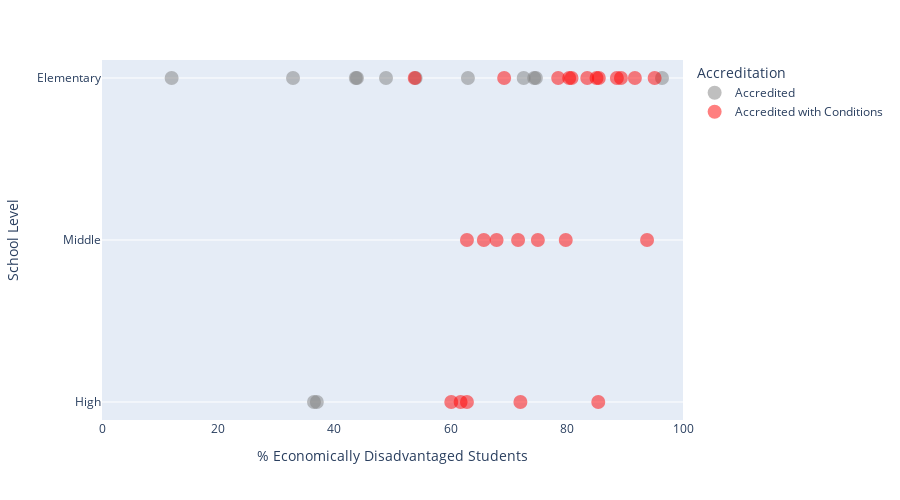

Write notebook code for a chart like this one.
### Code cell
df = px.data.tips()
fig = px.strip(schools_accr, x='econ_disadv', y='school_type',
              color = 'accred',
              labels = {'accred':'Accreditation','econ_disadv':'% Economically Disadvantaged Students',
                        'school_type':'School Level', 'Accredited':'Fully Accredited'},
              color_discrete_sequence = ['gray','red'],
              category_orders = {'school_type':['Elementary', 'Middle', 'High']},
              orientation = 'v',
              stripmode = 'group',
              range_x = [0,100],
              height = 500,
              custom_data = ['school']
               
              )
fig.update_traces(marker={'size': 14, 'opacity':0.5})

fig.update_traces(hovertemplate='<span style="color:black;font-size:16px">%{customdata[0]} <br>Economically Disadvantaged: %{x:.0f}%',
                        hoverlabel=dict(
                        bgcolor = 'lightgray',
                        font_size=16,
))

fig.show()

### Figure 1 — Plotly figure (JSON) as saved in the notebook; plotly's stock layout.template omitted (floating-point values rounded to 4 significant figures)
{"data": [{"alignmentgroup": "True", "boxpoints": "all", "customdata": [["Barack Obama Elementary", "Accredited"], ["Broad Rock Elementary", "Accredited"], ["Elizabeth D. Redd Elementary", "Accredited"], ["Fairfield Court Elementary", "Accredited"], ["J.B. Fisher Elementary", "Accredited"], ["J.L. Francis Elementary", "Accredited"], ["John B. Cary Elementary", "Accredited"], ["Linwood Holton Elementary", "Accredited"], ["Mary Munford Elementary", "Accredited"], ["Patrick Henry School Of Science And Arts", "Accredited"], ["Southampton Elementary", "Accredited"], ["William Fox Elementary", "Accredited"], ["Open High", "Accredited"], ["Richmond Career Education and Employment Charter School", "Accredited"], ["Richmond Community High", "Accredited"]], "fillcolor": "rgba(255,255,255,0)", "hoverlabel": {"bgcolor": "lightgray", "font": {"size": 16}}, "hoveron": "points", "hovertemplate": "<span style=\"color:black;font-size:16px\">%{customdata[0]} <br>Economically Disadvantaged: %{x:.0f}%", "hovertext": ["Barack Obama Elementary", "Broad Rock Elementary", "Elizabeth D. Redd Elementary", "Fairfield Court Elementary", "J.B. Fisher Elementary", "J.L. Francis Elementary", "John B. Cary Elementary", "Linwood Holton Elementary", "Mary Munford Elementary", "Patrick Henry School Of Science And Arts", "Southampton Elementary", "William Fox Elementary", "Open High", "Richmond Career Education and Employment Charter School", "Richmond Community High"], "legendgroup": "Accredited", "line": {"color": "rgba(255,255,255,0)"}, "marker": {"color": "gray", "opacity": 0.5, "size": 14}, "name": "Accredited", "offsetgroup": "Accredited", "orientation": "v", "pointpos": 0, "showlegend": true, "type": "box", "x": [null, 74.4, 74.7, 96.4, 48.9, 72.6, 54, 32.9, 12, 43.7, 63, 43.9, 37, null, 36.5], "x0": " ", "xaxis": "x", "y": ["Elementary", "Elementary", "Elementary", "Elementary", "Elementary", "Elementary", "Elementary", "Elementary", "Elementary", "Elementary", "Elementary", "Elementary", "High", "High", "High"], "y0": " ", "yaxis": "y"}, {"alignmentgroup": "True", "boxpoints": "all", "customdata": [["Bellevue Elementary", "Accredited with Conditions"], ["Blackwell Elementary", "Accredited with Conditions"], ["Cardinal Elementary", "Accredited with Conditions"], ["Chimborazo Elementary", "Accredited with Conditions"], ["G.H. Reid Elementary", "Accredited with Conditions"], ["George W. Carver Elementary", "Accredited with Conditions"], ["Ginter Park Elementary", "Accredited with Conditions"], ["Henry Marsh III Elementary", "Accredited with Conditions"], ["Miles Jones Elementary", "Accredited with Conditions"], ["Oak Grove/Bellemeade Elementary", "Accredited with Conditions"], ["Overby-Sheppard Elementary", "Accredited with Conditions"], ["Swansboro Elementary", "Accredited with Conditions"], ["Westover Hills Elementary", "Accredited with Conditions"], ["Woodville Elementary", "Accredited with Conditions"], ["Albert Hill Middle", "Accredited with Conditions"], ["Binford Middle", "Accredited with Conditions"], ["Henderson Middle", "Accredited with Conditions"], ["Lucille M. Brown Middle", "Accredited with Conditions"], ["Martin Luther King Jr. Middle", "Accredited with Conditions"], ["River City Middle", "Accredited with Conditions"], ["Thomas C. Boushall Middle", "Accredited with Conditions"], ["Armstrong High", "Accredited with Conditions"], ["George Wythe High", "Accredited with Conditions"], ["Huguenot High", "Accredited with Conditions"], ["John Marshall High", "Accredited with Conditions"], ["Thomas Jefferson High", "Accredited with Conditions"]], "fillcolor": "rgba(255,255,255,0)", "hoverlabel": {"bgcolor": "lightgray", "font": {"size": 16}}, "hoveron": "points", "hovertemplate": "<span style=\"color:black;font-size:16px\">%{customdata[0]} <br>Economically Disadvantaged: %{x:.0f}%", "hovertext": ["Bellevue Elementary", "Blackwell Elementary", "Cardinal Elementary", "Chimborazo Elementary", "G.H. Reid Elementary", "George W. Carver Elementary", "Ginter Park Elementary", "Henry Marsh III Elementary", "Miles Jones Elementary", "Oak Grove/Bellemeade Elementary", "Overby-Sheppard Elementary", "Swansboro Elementary", "Westover Hills Elementary", "Woodville Elementary", "Albert Hill Middle", "Binford Middle", "Henderson Middle", "Lucille M. Brown Middle", "Martin Luther King Jr. Middle", "River City Middle", "Thomas C. Boushall Middle", "Armstrong High", "George Wythe High", "Huguenot High", "John Marshall High", "Thomas Jefferson High"], "legendgroup": "Accredited with Conditions", "line": {"color": "rgba(255,255,255,0)"}, "marker": {"color": "red", "opacity": 0.5, "size": 14}, "name": "Accredited with Conditions", "offsetgroup": "Accredited with Conditions", "orientation": "v", "pointpos": 0, "showlegend": true, "type": "box", "x": [null, 85.5, 53.8, 80.8, 69.2, 89.3, 88.6, 91.7, 78.5, 83.5, 85.1, 80.4, null, 95.1, 62.8, 65.7, 79.8, 71.6, 93.8, 67.9, 75, 85.4, 60.1, 62.8, 72, 61.7], "x0": " ", "xaxis": "x", "y": ["Elementary", "Elementary", "Elementary", "Elementary", "Elementary", "Elementary", "Elementary", "Elementary", "Elementary", "Elementary", "Elementary", "Elementary", "Elementary", "Elementary", "Middle", "Middle", "Middle", "Middle", "Middle", "Middle", "Middle", "High", "High", "High", "High", "High"], "y0": " ", "yaxis": "y"}], "layout": {"boxmode": "group", "height": 500, "legend": {"title": {"text": "Accreditation"}, "tracegroupgap": 0}, "margin": {"t": 60}, "xaxis": {"anchor": "y", "domain": [0, 1], "range": [0, 100], "title": {"text": "% Economically Disadvantaged Students"}}, "yaxis": {"anchor": "x", "categoryarray": ["High", "Middle", "Elementary"], "categoryorder": "array", "domain": [0, 1], "title": {"text": "School Level"}}}}
